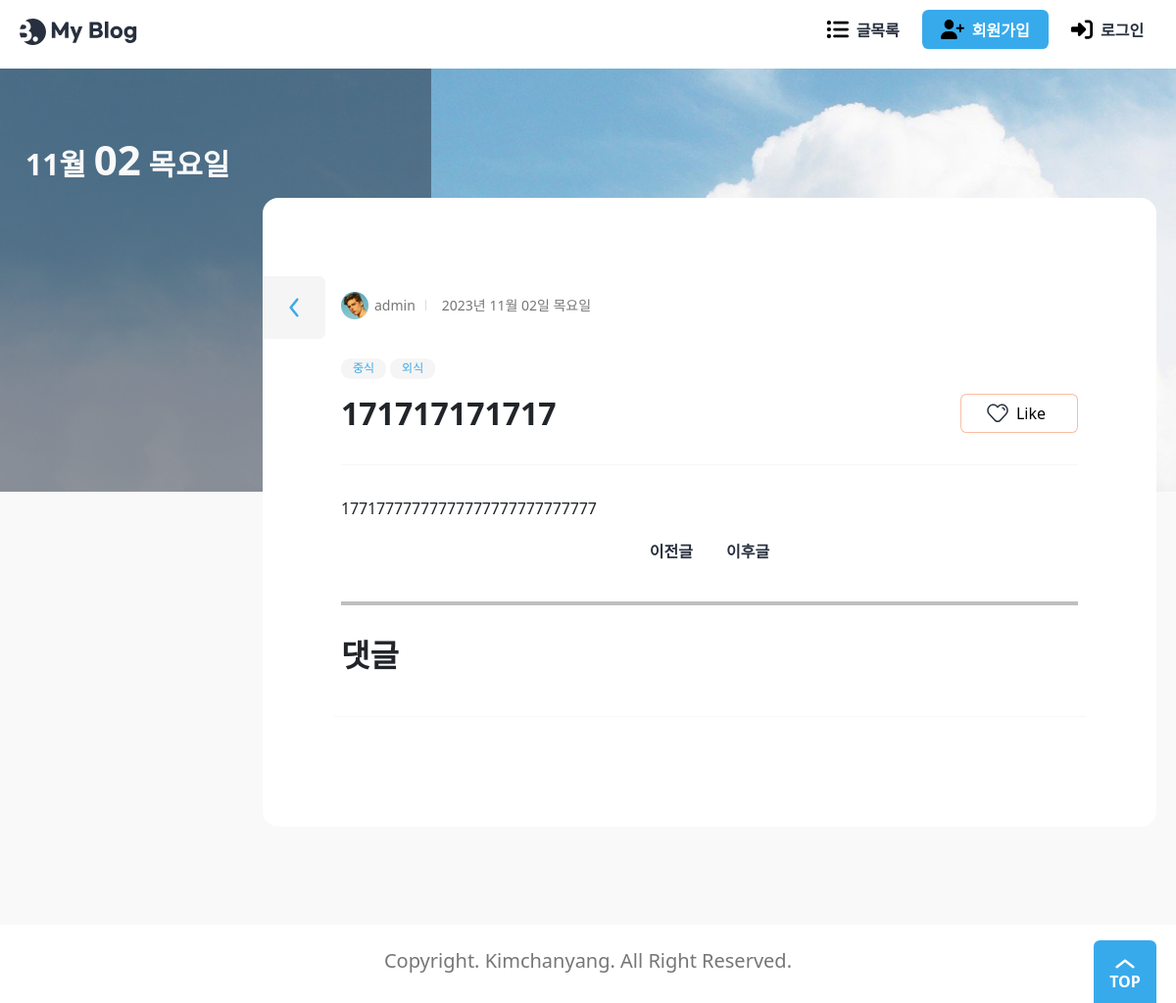
Page /blog/18/ on the earlier database version.
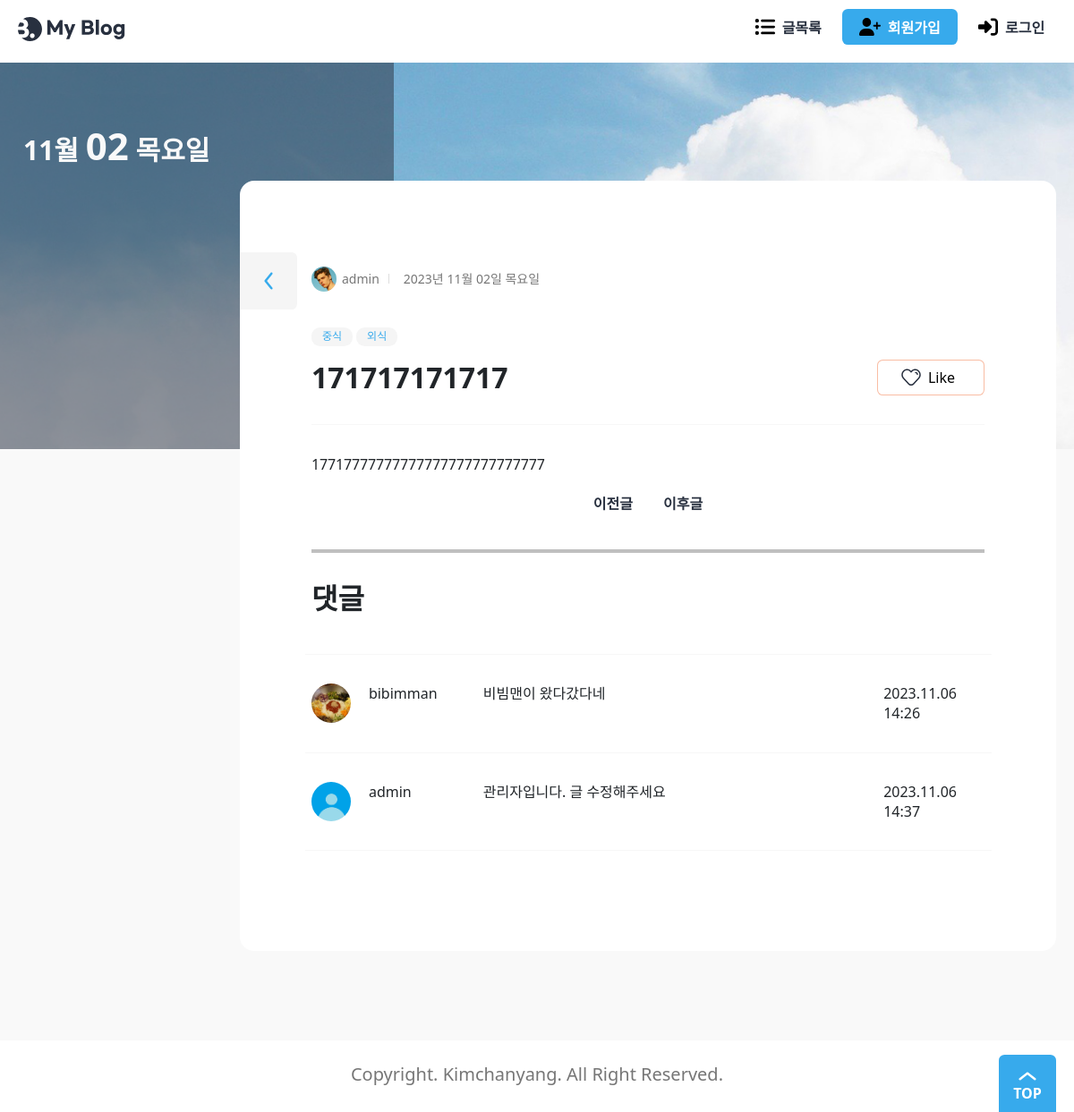
Same page on the later database version.
### blog/models.py (models this page shows, shortened)
class Post(models.Model):
    title = models.CharField(_("제목"), max_length=50)
    content = models.TextField(_("내용"))
    head_image = models.ImageField(
        _("메인 이미지"), upload_to="blog/images/%Y/%m/%d/", blank=True
    )
    file_upload = models.FileField(
        _("파일"), upload_to="blog/files/%Y/%m/%d/", blank=True
    )
    created_at = models.DateTimeField(_("작성일자"), auto_now_add=True)
    updated_at = models.DateTimeField(_("수정일자"), auto_now=True)
    author = models.ForeignKey(User, on_delete=models.CASCADE, verbose_name="작성자")
    tags = models.ManyToManyField("Tag", blank=True, verbose_name="태그")
    view_count = models.PositiveIntegerField(verbose_name="조회수", default=0)
    likes_count = models.PositiveIntegerField(verbose_name="좋아요", default=0)
    class Meta:
        ordering = ["-created_at"]

class Tag(models.Model):
    name = models.CharField(max_length=50, unique=True, verbose_name="태그 이름")
    def __str__(self):
        return self.name

class Comment(models.Model):
    post = models.ForeignKey(
        Post, on_delete=models.CASCADE, related_name="comments", verbose_name="원본 포스트"
    )
    author = models.ForeignKey(User, on_delete=models.CASCADE, verbose_name="작성자")
    message = models.TextField(_("메시지"))
    created_at = models.DateTimeField(_("작성일자"), auto_now_add=True)
    updated_at = models.DateField(_("수정일자"), auto_now=True)

### accounts/models.py (models this page shows)
class User(AbstractUser):
    nickname = models.CharField(_("닉네임"), max_length=50)
    profile_img = models.ImageField(
        _("프로필 사진"), upload_to=user_directory_path, blank=True
    )
    class Meta:
        db_table = "User"

### blog/views.py (the view)
# urls.py: path("<int:pk>/", views.PostDetail.as_view(), name="post_detail"),
class PostDetail(DetailView):
    model = Post
    context_object_name = "post"
    def get(self, request, pk):
        try:
            post = Post.objects.get(pk=pk)
        except Post.DoesNotExist:
            return render(request, "blog/post_404.html")
        post.view_count += 1
        post.save()
        try:
            next_post = (
                Post.objects.filter(created_at__gt=post.created_at)
                .order_by("created_at")
                .first()
            )
        except Post.DoesNotExist:
            next_post = None
        try:
            previous_post = (
                Post.objects.filter(created_at__lt=post.created_at)
                .order_by("-created_at")
                .first()
            )
        except Post.DoesNotExist:
            previous_post = None
        comments = Comment.objects.filter(post=post)
        contaxt = {
            "post": post,
            "previous_post": previous_post,
            "next_post": next_post,
            "comments": comments,
        }
        return render(request, "blog/post_detail.html", contaxt)
    def post(self, request, pk):
        try:
            post = Post.objects.get(pk=pk)
        except Post.DoesNotExist:
            return render(request, "blog/post_404.html")
        try:
            next_post = (
                Post.objects.filter(created_at__gt=post.created_at)
                .order_by("created_at")
                .first()
            )
        except Post.DoesNotExist:
            next_post = None
        try:
            previous_post = (
                Post.objects.filter(created_at__lt=post.created_at)
                .order_by("-created_at")
                .first()
            )
        except Post.DoesNotExist:
            previous_post = None
        form = CommentForm(request.POST)
        if form.is_valid():
            comment = form.save(commit=False)
            comment.post = post
            comment.author = request.user
            comment.save()
        comments = Comment.objects.filter(post=post)
        contaxt = {
            "post": post,
            "previous_post": previous_post,
            "next_post": next_post,
            "comments": comments,
        }
        return render(request, "blog/post_detail.html", contaxt)

### templates/blog/post_detail.html (shortened to what this page needs)
{% extends "base.html" %}
{% block main %}
{% load static %}
<div class="banner" {% if post.head_image %} style="background-image: url({{ post.head_image.url }})" {% endif %}>
    <div class="max-width">
        <div class="banner-contents">
            <p class="today">{{ post.created_at|date:'M' }} <em>{{ post.created_at|date:'d' }}</em> {{ post.created_at|date:'D' }}</p>
        </div>
    </div>
</div>
<div class="view">
    <div class="max-width">
        <section class="wrap-box">
            <div class="inner">
                <dl class="author-wrap">
                    <dd class="author"><img src="{% static './images/profile.jpg' %}" alt="">{{ post.author }}</dd>
                    <dd class="created">{{ post.created_at|date:'Y년 m월 d일 D' }}</dd>
                </dl>
                <dl class="category">
                    {% for tag in post.tags.iterator %}
                    <dd>{{tag}}</dd>
                    {% endfor %}
                </dl>
                <div class="title-wrap">
                    <h2>{{ post.title }}</h2>
                    <button class="btn-like">Like</button>
                </div>
                <hr>
                <div class="view-contents">
                    <p>
                        {{ post.content }}
                    </p>
                </div>
                <div class="d-flex justify-content-center">
                    {% if previous_post %}
                    <a href="{% url 'post_detail' previous_post.id %}" class="button white">이전글</a>
                    {% endif %}
                    {% if next_post %}
                    <a href="{% url 'post_detail' next_post.id %}" class="button white">이후글</a>
                    {% endif %}
                </div>
                <hr style="border: solid 2px black;">
                <div class="title-wrap">
                    <h2>댓글</h2>
                </div>
                <div class="view-comment">
                    <div class="row">
                        <hr>
                        {% for comment in comments %}
                        <div class="col-md-1 profile-img">
                            <a href="#">
                                {% if comment.author.profile_img %}
                                <img src="{{ comment.author.profile_img.url }}">
                                {% else %}
                                <img src="{% static './assets/blank_profile.png' %}">
                                {% endif %}
                            </a>
                        </div>
                        <div class="col-md-2">{{ comment.author }}</div>
                        <div class="col-md-7">{{ comment.message }}</div>
                        <div class="col-md-2">{{ comment.created_at|date:'Y.m.d H:i' }}</div>
                        <hr>
                        {% endfor %}
                    </div>
                </div>
                <a href="{% url 'post_list' %}" class="btn-back">
                </a>
            </div>
        </section>
    </div>
</div>
{% endblock main %}

### templates/base.html (shortened to what this page needs)
{% load static %}
<!DOCTYPE html>
<html lang="kr">
<head>
    <link rel="stylesheet" href="{% static './css/reset.css' %}">
    <link rel="stylesheet" as="style"
        href="https://cdn.jsdelivr.net/gh/orioncactus/pretendard/dist/web/static/pretendard.css">
    <link href="https://cdn.jsdelivr.net/npm/bootstrap@5.3.2/dist/css/bootstrap.min.css" rel="stylesheet">
    <link rel="stylesheet" href="{% static './css/global.css' %}">
    <link rel="stylesheet" href="{% static './css/header.css' %}">
    <link rel="stylesheet" href="{% static './css/footer.css' %}">
    <link rel="stylesheet" href="{% static './css/about.css' %}">
    <link rel="stylesheet" href="{% static './css/button.css' %}">
    <link rel="stylesheet" href="{% static './css/banner.css' %}">
    <link rel="stylesheet" href="{% static './css/category.css' %}">
    <link rel="stylesheet" href="{% static './css/author.css' %}">
    <link rel="stylesheet" href="{% static './css/post.css' %}">
    <link rel="stylesheet" href="{% static './css/posts.css' %}">
    <link rel="stylesheet" href="{% static './css/main.css' %}">
    <link rel="stylesheet" href="{% static './css/wrapbox.css' %}">
    <link rel="stylesheet" href="{% static './css/view.css' %}">
    <link rel="stylesheet" href="{% static './css/bootstrap.css' %}">
</head>
<body>
    <header>
        <div class="max-width">
            <h1>
                <a href="{% url 'index' %}">
                    <img src="{% static './assets/Logo.svg' %}" alt="My Blog">
                </a>
            </h1>
            <ul>
                <li>
                    <a href="{% url 'post_list' %}?page=1" class="button white">
                        <img src="{% static './assets/icon-postlist.svg' %}" alt="">
                        <span>글목록</span>
                    </a>
                </li>
                {% if request.user.is_authenticated %}
                <li>
                    <a href="{% url 'post_create' %}" class="button">
                        <img src="{% static './assets/icon-modify-white.svg' %}" alt="">
                        <span>글 작성</span>
                    </a>
                </li>
                <li>
                    <button class="button white">
                        <img src="{% static './assets/icon-logout.svg' %}" alt="">
                        <span class="logout">로그아웃</span>
                    </button>
                </li>
                {% else %}
                <li>
                    <a href="{% url 'register' %}" class="button">
                        <img src="{% static './assets/icon-register.svg' %}" alt="">
                        <span>회원가입</span>
                    </a>
                </li>
                <li>
                    <a href="{% url 'login' %}" class="button white">
                        <img src="{% static './assets/icon-login.svg' %}" alt="">
                        <span>로그인</span>
                    </a>
                </li>
                {% endif %}
            </ul>
        </div>
    </header>
    {% block main %}
    {% endblock main %}
    <footer>
        <div class="max-width">
            <h2>Copyright. Kimchanyang. All Right Reserved.</h2>
            <button class="top-button">TOP</button>
        </div>
    </footer>
</body>
</html>

### static/css/global.css (style rules this page uses)
:root { --main-color: rgb(55, 170, 236); --main-rgb: 55, 171, 236; --outline-border: rgb(55, 160, 236); --red-color: rgb(243, 124, 75); --red-rgb: 243, 124, 75; --black-color: #28303f; --white-color: #fff; --gray-color: #767676; --border-color: #ddd; --gray-background-light: #f9f9f9; --gray-background: #f5f5f5; --gray-text: #6f6f6f; --border-radius: 0.4em; }
h1, a, div, p, section, article, input, textarea { box-sizing: border-box; }
a { text-decoration: none; color: inherit; }
html { font-size: 10px; }
body { font-size: 1.6rem; line-height: 1.4; }
input, button { font-size: inherit; font-family: inherit; }
button { cursor: pointer; }
a { border-radius: 0.8rem; overflow: hidden; }
img { vertical-align: bottom; }
body { background: var(--gray-background-light); }
.max-width { width: 1224px; max-width: calc(100% - 4rem); margin: 0 auto; }

### static/css/header.css (style rules this page uses)
header { background: var(--white-color); }
header .max-width { display: flex; align-items: center; justify-content: space-between; gap: 4rem; padding: 1rem 0; }
header h1 { font-size: 3rem; }
header h1 a { display: block; padding: 0.4rem; margin-left: -0.4rem; }
header h1 a img { display: block; }
header ul { display: flex; align-items: center; gap: 1rem; }
.profile-img a { width: 4.4rem; height: 4.4rem; display: block; border-radius: 50%; }
.profile-img img { width: 100%; height: 100%; object-fit: cover; }
header .button { text-transform: none; }

### static/css/footer.css (style rules this page uses)
footer { background: var(--white-color); margin-top: 10rem; }
footer .max-width { display: flex; align-items: center; justify-content: center; height: 8rem; position: relative; }
footer h2 { color: var(--gray-color); }
.top-button { position: absolute; bottom: 0; right: 0; width: 6.4rem; height: 6.4rem; padding-top: 2.2rem; border: 0; border-radius: var(--border-radius) var(--border-radius) 0 0; background: var(--main-color) url(../assets/ArrowTop.svg) no-repeat 50% 0.4rem / 4rem; color: var(--white-color); text-align: center; font-weight: bold; }

### static/css/button.css (style rules this page uses)
.button { display: inline-flex; align-items: center; justify-content: center; gap: 0.8rem; height: 4rem; padding: 0.2rem 1.2em 0; border: 0; border-radius: var(--border-radius); background: var(--main-color); color: var(--white-color); text-transform: uppercase; font-weight: bold; line-height: 1; }
.button img { height: 1.2em; margin-top: -0.2rem; vertical-align: middle; }
.button.white { padding: 0.2rem 0.8em 0; background: var(--white-color); color: var(--black-color); }
.button.white img { height: 1.4em; }
.btn-back { width: 6.4rem; height: 6.4rem; border-radius: 0 var(--border-radius) var(--border-radius) 0; background: var(--gray-background) url(../assets/ArrowLeft-blue.svg) no-repeat 50% 50% / 4rem; font-size: 1.6rem; }
.btn-like { width: 12rem; height: 4rem; padding-left: 3rem; border: 1px solid rgba(var(--red-rgb), 0.5); border-radius: var(--border-radius); background: var(--white-color) url(../assets/icon-like.svg) no-repeat 2.5rem 50% / 2.4rem; transition: all 0.3s; }

### static/css/banner.css (style rules this page uses)
.banner { position: relative; background: url(../assets/background.jpg) no-repeat 50% 50% / cover; height: 27em; margin-bottom: -7em; }
.banner-contents { width: 28rem; padding: 7rem 0 14.5rem; text-align: center; color: var(--gray-background-light); }
.banner-contents::before { content: ""; display: block; position: absolute; top: 0; left: 0; width: calc((100% - 1224px) / 2 + 44rem); height: 100%; background: rgba(40, 48, 63, 0.5); }
.banner-contents > * { position: relative; }
.today { padding-left: 0.8em; font-size: 5rem; font-weight: bold; text-align: left; line-height: 1.1; }
.today em { display: block; font-size: 2em; margin-bottom: -0.15em; }
@media (max-width: 1280px) { .banner-contents::before { width: 44rem; } }
@media (max-width: 1260px) { .today { font-size: 3rem; padding-left: 0.2em; } }
@media (max-width: 1260px) { .today em { display: inline; font-size: 1.4em; } }

### static/css/category.css (style rules this page uses)
.category { display: flex; flex-wrap: wrap; color: var(--main-color); }
.category dd { margin-right: 0.4rem; padding: 0.2rem 1.2rem; border-radius: calc(var(--border-radius) * 2); background: var(--gray-background); font-size: 1.2rem; }

### static/css/author.css (style rules this page uses)
.author-wrap { display: flex; gap: 1rem; color: #767676; font-size: 1.2rem; }
.author-wrap dd { display: flex; align-items: center; gap: 0.6rem; }
.author img { width: 2em; height: 2em; border-radius: 50%; }
.created::before { content: ""; display: block; width: 1px; height: 0.8em; margin-right: 1rem; background: var(--border-color); }

Differences in the rows shown:
added Comment: author.profile_img (picture), author "bibimman", message "비빔맨이 왔다갔다네", created_at "2023.11.06 14:26"
added Comment: author "admin", message "관리자입니다. 글 수정해주세요", created_at "2023.11.06 14:37"
